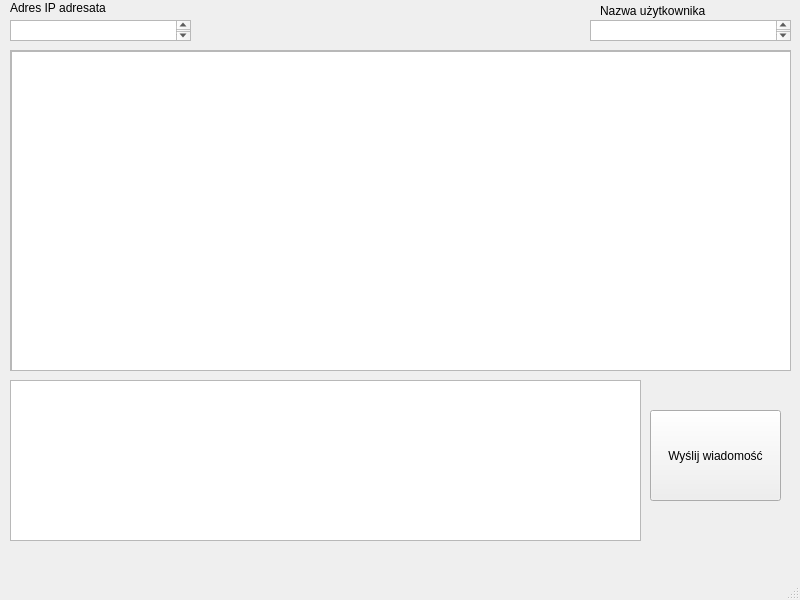
<?xml version="1.0" encoding="UTF-8"?>
<ui version="4.0">
 <class>demoWindow</class>
 <widget class="QMainWindow" name="demoWindow">
  <property name="geometry">
   <rect>
    <x>0</x>
    <y>0</y>
    <width>800</width>
    <height>600</height>
   </rect>
  </property>
  <property name="windowTitle">
   <string>GRE Demo Messenger</string>
  </property>
  <property name="locale">
   <locale language="Polish" country="Poland"/>
  </property>
  <widget class="QWidget" name="centralwidget">
   <widget class="QTextEdit" name="nazwaU">
    <property name="geometry">
     <rect>
      <x>590</x>
      <y>20</y>
      <width>201</width>
      <height>21</height>
     </rect>
    </property>
   </widget>
   <widget class="QLabel" name="label">
    <property name="geometry">
     <rect>
      <x>600</x>
      <y>0</y>
      <width>151</width>
      <height>21</height>
     </rect>
    </property>
    <property name="text">
     <string>Nazwa użytkownika</string>
    </property>
   </widget>
   <widget class="QTextEdit" name="adresA">
    <property name="geometry">
     <rect>
      <x>10</x>
      <y>20</y>
      <width>181</width>
      <height>21</height>
     </rect>
    </property>
   </widget>
   <widget class="QLabel" name="label_2">
    <property name="geometry">
     <rect>
      <x>10</x>
      <y>0</y>
      <width>131</width>
      <height>16</height>
     </rect>
    </property>
    <property name="text">
     <string>Adres IP adresata</string>
    </property>
   </widget>
   <widget class="QScrollArea" name="scrollArea">
    <property name="geometry">
     <rect>
      <x>10</x>
      <y>50</y>
      <width>781</width>
      <height>321</height>
     </rect>
    </property>
    <property name="widgetResizable">
     <bool>true</bool>
    </property>
    <widget class="QWidget" name="scrollAreaWidgetContents">
     <property name="geometry">
      <rect>
       <x>0</x>
       <y>0</y>
       <width>779</width>
       <height>319</height>
      </rect>
     </property>
     <widget class="QTextBrowser" name="wiadomosci">
      <property name="geometry">
       <rect>
        <x>0</x>
        <y>0</y>
        <width>781</width>
        <height>321</height>
       </rect>
      </property>
     </widget>
    </widget>
   </widget>
   <widget class="QTextEdit" name="wiadomosc">
    <property name="geometry">
     <rect>
      <x>10</x>
      <y>380</y>
      <width>631</width>
      <height>161</height>
     </rect>
    </property>
   </widget>
   <widget class="QPushButton" name="wyslijWiadomosc">
    <property name="geometry">
     <rect>
      <x>650</x>
      <y>410</y>
      <width>131</width>
      <height>91</height>
     </rect>
    </property>
    <property name="text">
     <string>Wyślij wiadomość</string>
    </property>
   </widget>
  </widget>
  <widget class="QMenuBar" name="menubar">
   <property name="geometry">
    <rect>
     <x>0</x>
     <y>0</y>
     <width>800</width>
     <height>22</height>
    </rect>
   </property>
  </widget>
  <widget class="QStatusBar" name="statusbar"/>
 </widget>
 <resources/>
 <connections/>
</ui>
